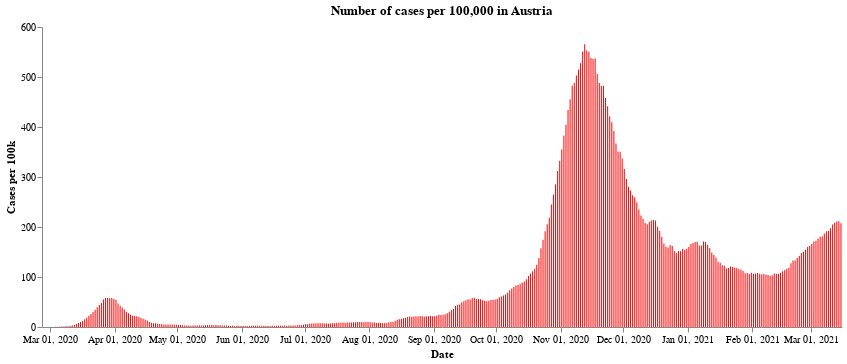

Notebook cell for this chart:
### Markdown cell above
First we have the number of cases per 100,000 population across the whole of Austria. After a very sharp rise in cases during the end of October and the middle of November, the number of new cases have fallen due to the second lockdown. At the time of writting, the cases seem to have levelled off a little - though the Austrian government announced a third lockdown lasting a month starting from the 26th of December, in the expectation that cases will continue to rise over the festive period.

### Code cell
#collapse
import altair as alt

alt.Chart(all_austria).mark_bar(
    color='red',
    opacity=1,
    size=1
).encode(
    x=alt.X("yearmonthdate(Time):T", axis=alt.Axis(title='Date')),
    y=alt.Y("SiebenTageInzidenzFaelle:Q",
            axis=alt.Axis(title='Cases per 100k')),
).configure_axis(grid=False).configure_view(strokeWidth=0).properties(
    title='Number of cases per 100,000 in Austria', width=800
)

### Figure 1 — Vega-Lite specification as saved in the notebook (floating-point values rounded to 4 significant figures; data arrays with more than 128 entries replaced by an {"elided": "..."} marker saying what was removed)
{"config": {"view": {"continuousWidth": 400, "continuousHeight": 300, "strokeWidth": 0}, "axis": {"grid": false}}, "data": {"name": "data-1ed2a019c2d7d76d4686d2a147a8ecf5"}, "mark": {"type": "bar", "color": "red", "opacity": 1, "size": 1}, "encoding": {"x": {"type": "temporal", "axis": {"title": "Date"}, "field": "Time", "timeUnit": "yearmonthdate"}, "y": {"type": "quantitative", "axis": {"title": "Cases per 100k"}, "field": "SiebenTageInzidenzFaelle"}}, "title": "Number of cases per 100,000 in Austria", "width": 800, "$schema": "https://vega.github.io/schema/vega-lite/v4.8.1.json", "datasets": {"data-1ed2a019c2d7d76d4686d2a147a8ecf5": {"elided": "384 records"}}}
